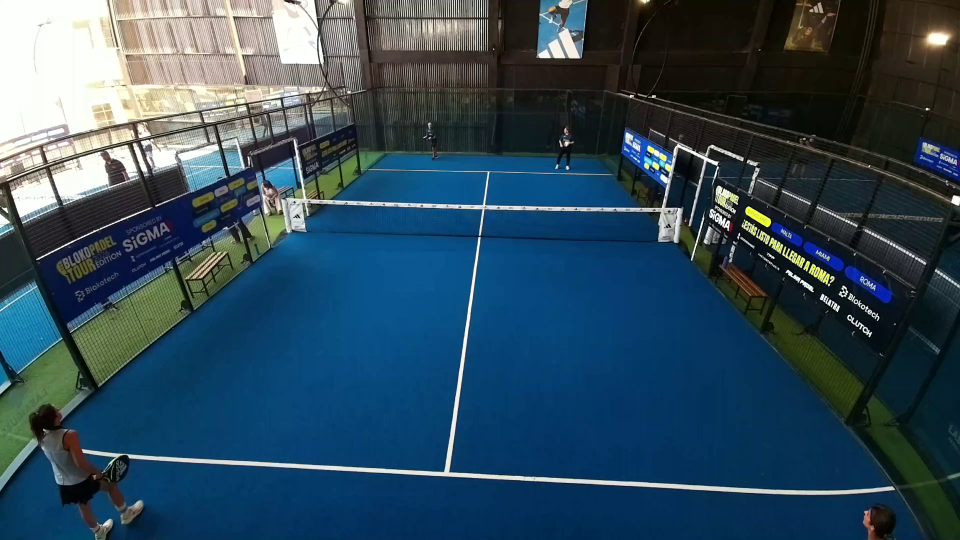
#> input picture imgs/padel_frame2.png, 1920 x 1080 px, found by its file name (shown at 1/2 size)
$ python crop_bottom_t.py
#> lines starting #> are read from the running program, lines starting #| are printed output that depends on the picture; after the words box and inside, x2 and y2 are one past the last pixel; in counts of white or black regions, pixels touching at a corner belong together
import cv2

img = cv2.imread('imgs/padel_frame2.png')
#> img is the input picture: shape (1080, 1920, 3); mean B, G, R 91.5, 75, 48.7
if img is not None:
    # Coordinate from inspect_heatmap (942, 931)
    x, y = 942, 931
    h, w = img.shape[:2]
#> h = 1080; w = 1920

    # Safe crop bounds
    crop_size = 100
    y1 = max(y - crop_size, 0)
    y2 = min(y + crop_size, h)
#> y2 = 1031
    x1 = max(x - crop_size, 0)
    x2 = min(x + crop_size, w)
#> x2 = 1042

    crop = img[y1:y2, x1:x2].copy()
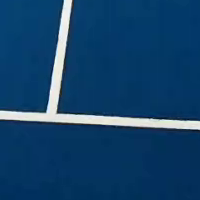
#> crop: shape (200, 200, 3); mean B, G, R 106.9, 66.8, 20.8

    # Draw center marker
    center_y = y - y1
    center_x = x - x1
    cv2.circle(crop, (center_x, center_y), 5, (0,0,255), -1)
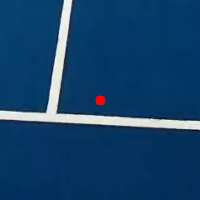
#> crop: shape (200, 200, 3); 0.2% of pixels changed, all inside (x1, y1, x2, y2) = (95, 95, 106, 106)

    cv2.imwrite('results/crop_bottom_t.png', crop)
    print("Crop saved to results/crop_bottom_t.png")
